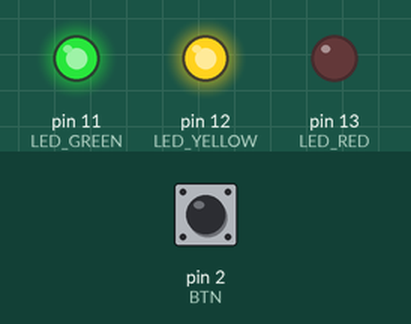
Recording of a sketch running on a simulated Arduino Uno, built with avr-gcc and run on an emulated ATmega328P. Shown: output pins drawn as LEDs (lit = HIGH). The inputs (shaded band) are chosen by the test bench; at power-on: pin 2 (BTN) HIGH.

Above: at 1.2 s.
1.3 s: pin 2 (BTN) pulled LOW for 0.15 s
At 3.1 s:
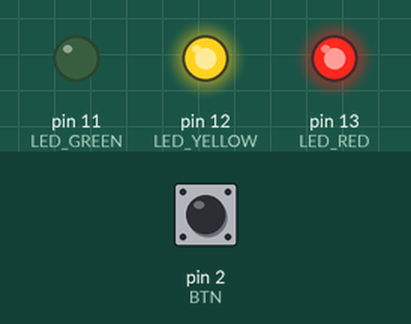
4.4 s: pin 2 (BTN) pulled LOW for 3.2 s
At 6.1 s:
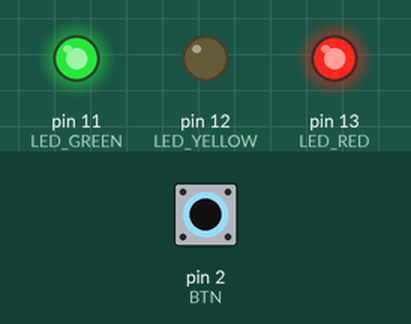
10.6 s: pin 2 (BTN) pulled LOW for 1 s
At 13.1 s:
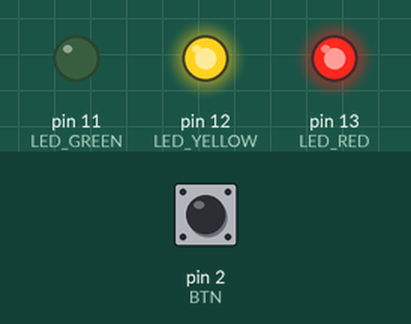
Timing chart, 0 to 17.8 s (numbered marks = the images above; inputs shaded):
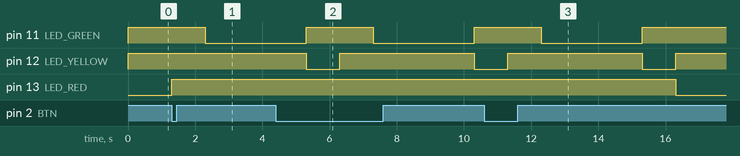

Measured:
- after the input at 1.3 s, pin 11 (LED_GREEN): HIGH → LOW after 1.0 s; pin 13 (LED_RED): LOW → HIGH at once
- after the input at 4.4 s, pin 13 (LED_RED): stays HIGH (without the input it goes to LOW after 1.9 s)
- after the input at 10.6 s, pin 11 (LED_GREEN): HIGH → LOW after 1.7 s, → HIGH 3.0 s later; pin 13 (LED_RED): HIGH → LOW after 5.7 s instead of 0.70 s

The sketch:

Week1_Trafficlight_Finished.ino
```cpp
const int BTN = 2;
const int LED_RED = 13;
const int LED_YELLOW = 12;
const int LED_GREEN = 11;

int buttonState;

void setup() {

  pinMode(LED_RED, OUTPUT);
  pinMode(LED_YELLOW, OUTPUT);
  pinMode(LED_GREEN, OUTPUT);

  pinMode(BTN, INPUT);

  //in the robot's hardware low and high are switched
  digitalWrite(LED_RED, LOW);
  digitalWrite(LED_YELLOW, HIGH);
  digitalWrite(LED_GREEN, HIGH);
}

void loop() {

  buttonState = digitalRead(BTN);


  //if button pressed
  if (buttonState == LOW) {

    //red turns off
    digitalWrite(LED_RED, HIGH);

    //green turns on
    delay(1000);
    digitalWrite(LED_GREEN, LOW);
    delay(3000);

    //green turns off and yellow turns on
    digitalWrite(LED_GREEN, HIGH);
    digitalWrite(LED_YELLOW, LOW);
    delay(1000);

    //yellow turns off
    digitalWrite(LED_YELLOW, HIGH);

    //red turns on
    digitalWrite(LED_RED, LOW);
  }
}
```
